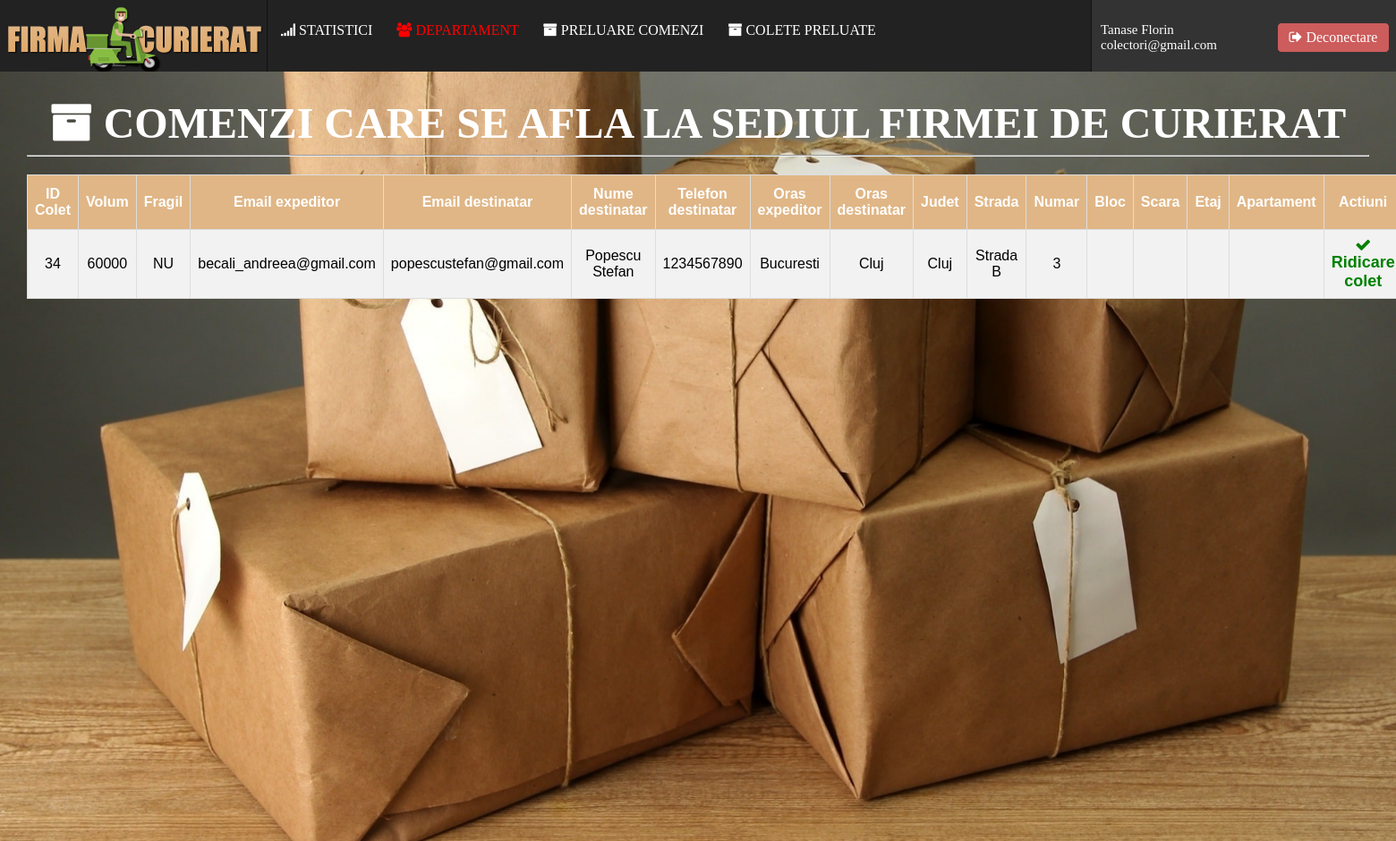
The page /angajati/ridicarecolet.php (signed in) on the database its author committed.
### tables this page shows
CREATE TABLE IF NOT EXISTS `angajati` (
  `AngajatID` int(11) NOT NULL AUTO_INCREMENT,
  `DepartamentID` int(11) DEFAULT NULL,
  `Email` varchar(64) NOT NULL,
  `Parola` varchar(256) NOT NULL,
  `Nume` varchar(20) NOT NULL,
  `Prenume` varchar(20) NOT NULL,
  `CNP` varchar(13) NOT NULL,
  `Telefon` varchar(12) NOT NULL,
  `Sex` char(1) NOT NULL,
  PRIMARY KEY (`AngajatID`),
  KEY `FK_DepartamentAngajat` (`DepartamentID`)
);

CREATE TABLE IF NOT EXISTS `colete` (
  `ColetID` int(11) NOT NULL AUTO_INCREMENT,
  `ExpeditorID` int(11) NOT NULL,
  `DestinatarID` int(11) NOT NULL,
  `ColectorID` int(11) DEFAULT NULL,
  `LivratorID` int(11) DEFAULT NULL,
  `Volum` int(11) NOT NULL,
  `Status` int(11) NOT NULL,
  `Mesaj` varchar(512) NOT NULL,
  `Timestamp` int(11) NOT NULL,
  `CostLivrare` float NOT NULL,
  PRIMARY KEY (`ColetID`),
  KEY `FK_Expeditor` (`ExpeditorID`),
  KEY `FK_Destinatar` (`DestinatarID`),
  KEY `FK_Colector` (`ColectorID`),
  KEY `FK_Livrator` (`LivratorID`)
);

CREATE TABLE IF NOT EXISTS `clienti` (
  `ClientID` int(11) NOT NULL AUTO_INCREMENT,
  `Email` varchar(64) NOT NULL,
  `Parola` varchar(256) DEFAULT NULL,
  `Telefon` varchar(12) DEFAULT NULL,
  `Nume` varchar(20) DEFAULT NULL,
  `Prenume` varchar(20) DEFAULT NULL,
  `Sex` char(1) DEFAULT NULL,
  `DataNasterii` datetime DEFAULT NULL,
  `Oras` varchar(20) DEFAULT NULL,
  `Judet` varchar(20) DEFAULT NULL,
  `Strada` varchar(40) DEFAULT NULL,
  `Numar` int(11) DEFAULT NULL,
  `Bloc` varchar(6) DEFAULT NULL,
  `Scara` varchar(6) DEFAULT NULL,
  `Etaj` int(11) DEFAULT NULL,
  `Apartament` int(11) DEFAULT NULL,
  `CodPostal` varchar(10) DEFAULT NULL,
  `CodAfiliat` varchar(20) DEFAULT NULL,
  `AfiliatID` int(11) DEFAULT NULL,
  `ContActivat` char(1) NOT NULL,
  PRIMARY KEY (`ClientID`),
  UNIQUE KEY `Email` (`Email`) USING BTREE,
  UNIQUE KEY `Telefon` (`Telefon`) USING BTREE,
  KEY `FK_AfiliatID` (`AfiliatID`)
);

### angajati/ridicarecolet.php (the view, shortened to what this page needs)
<?php
require_once("includes/Header.php");
?>
<font face="Trebuchet MS" size="7" color="white"><b><span class="fa fa-archive"></span> COMENZI CARE SE AFLA LA SEDIUL FIRMEI DE CURIERAT</b></font><hr>
<table id="comenzi">
  <tr>
    <th style="text-align:center;">ID Colet</th>
	<th style="text-align:center;">Volum</th>
	<th style="text-align:center;">Fragil</th>
	<th style="text-align:center;">Email expeditor</th>
	<th style="text-align:center;">Email destinatar</th>
	<th style="text-align:center;">Nume destinatar</th>
	<th style="text-align:center;">Telefon destinatar</th>
	<th style="text-align:center;">Oras expeditor</th>
	<th style="text-align:center;">Oras destinatar</th>
	<th style="text-align:center;">Judet</th>
	<th style="text-align:center;">Strada</th>
	<th style="text-align:center;">Numar</th>
	<th style="text-align:center;">Bloc</th>
	<th style="text-align:center;">Scara</th>
	<th style="text-align:center;">Etaj</th>
	<th style="text-align:center;">Apartament</th>
	<th style="text-align:center;">Actiuni</th>
  </tr>
<?php
$query = 'CALL RidicareColete_Livratori(' . $_SESSION['AngajatID'] . ');';
$res = mysqli_query($DB, $query);
while($user = mysqli_fetch_array($res)){
?>
  <tr>
	<td><?=$user['ColetID'];?></td>
	<td><?=$user['Volum'];?></td>
	<td><?php
		if($user['Fragil'] > 0) echo "DA";
		else echo "NU";?></td>
	<td><?=$user['EmailExpeditor'];?></td>
	<td><?=$user['EmailDestinatar'];?></td>
    <td><?php echo $user['Nume'] . ' ' . $user['Prenume'];?></td>
    <td><?=$user['Telefon'];?></td>
	<td><?=$user['OrasEXP'];?></td>
	<td><?=$user['OrasDEST'];?></td>
	<td><?=$user['Judet'];?></td>
	<td><?=$user['Strada'];?></td>
	<td><?=$user['Numar'];?></td>
    <td><?php
	?></td>
    <td><?php
	?></td>
    <td><?php
	?></td>
    <td><?php
	?></td>
	<td>
	<?php echo '<a href="actiunilivratori.php?action=1&angajatid='. $_SESSION['AngajatID'] .'&coletid=' . $user['ColetID'] . '"><b><font color="green" size="4"><span class="fa fa-check"></span> Ridicare colet</font></b></a><br>'; ?>
	</td>
  </tr>
<?php } ?>

### angajati/includes/Header.php (shortened to what this page needs)
<?php
require_once("includes/Config.php");
if(isset($_SESSION['AngajatID'])){
			$query = 'CALL GetAngajatData(' . $_SESSION['AngajatID'] . ');';
			$result = mysqli_query($DB, $query);
			mysqli_next_result($DB);
			$user = mysqli_fetch_array($result, MYSQLI_ASSOC);
}
else{
	Header('Location: login.php');
}
?>
<head>
	<link rel="stylesheet" href="https://maxcdn.bootstrapcdn.com/font-awesome/4.5.0/css/font-awesome.min.css">
</head>
<body>
	<div class="banner">
	<img src="images/logo.png" alt="LOGO">
	</div>
	<div class="userinfo">
		<div class="userinfoContent">
			<?php
				echo $user['Nume'] . ' ' . $user['Prenume'] . '<br>';
				echo $user['Email'] . '<br>';
			?>
		</div>
		<div class="logoutdiv">
             <a href="?logout">
                  <span class="fa fa-sign-out" style="display:inline;">  </span>Deconectare
              </a>
		</div>
	</div>
	<div class="menu">
	<a href="statistici.php"><span class="fa fa-signal"></span> STATISTICI</a>
	<?php
		$qr = 'SELECT EsteManager(' . $_SESSION['AngajatID'] . ');';
		$qr_res = mysqli_query($DB, $qr);
		$manager = mysqli_fetch_array($qr_res, MYSQLI_BOTH);
		if($manager[0] == 'DA'){
	?>
		<a href="manager.php"><font color="red"><span class="fa fa-users"></span> DEPARTAMENT</font></a>
	<?php }
		if($user['DepartamentID'] == 1){ ?>
	<a href="adaugaangajat.php"><span class="fa fa-plus"></span> ADAUGA UN ANGAJAT</a>
	<a href="angajati.php"><span class="fa fa-cogs"></span> CONTURI ANGAJATI</a>
	<a href="clienti.php"><span class="fa fa-cogs"></span> CONTURI CLIENTI</a>
	<a href="orase.php"><span class="fa fa-cogs"></span> ORASE</a>
	<?php }else if($user['DepartamentID'] == 2){ ?>
		<a href="crearepromotii.php"><span class="fa fa-star"></span> CREARE PROMOTII</a>
		<a href="atribuirepromotii.php"><span class="fa fa-star"></span> ATRIBUIRE PROMOTII</a>
	<?php }else if($user['DepartamentID'] == 3){ ?>
		<a href="preluarecomenzi.php"><span class="fa fa-archive"></span> PRELUARE COMENZI</a>
		<a href="coletepreluate.php"><span class="fa fa-archive"></span> COLETE PRELUATE</a>
	<?php }else if($user['DepartamentID'] == 4){ ?>
		<a href="ridicarecolet.php"><span class="fa fa-archive"></span> RIDICARE COLETE </a>
		<a href="coleteridicate.php"><span class="fa fa-archive"></span> COLETE RIDICATE</a>
	<?php } ?>
	</div>
	<div class="pagecontent"><center>

### angajati/includes/Header.php (style rules this page uses)
.menu { z-index:100; overflow: hidden; background-color: #222; border-left: 1px solid #111; border-right: 1px solid #111; position: fixed; top: 0; width: -moz-calc(100% - 640px); width: -webkit-calc(100% - 640px); width: -o-calc(100% - 640px); width: calc(100% - 640px); right:340px; height:55px; white-space: nowrap; padding-top:25px; }
.menu a { margin: 8px; padding-top:35px; font-family: Verdana; font-size:16px; transition:0.6s; margin-left:15px; }
.banner { background-color:#222; height: 80px; overflow: hidden; position: fixed; top: 0px; left:0; z-index:100; width: 300px; cursor: pointer; }
.userinfo { background-color:#333; height: 80px; overflow: hidden; position: fixed; top: 0px; right:0; z-index:100; width: 340px; text-align:left; }
.userinfoContent { padding:10px; font-family: Trebuchet MS; font-size:15; color:white; margin-top:15px; }
.pagecontent { margin-top:80px; background: url('images/background.jpg') no-repeat center; background-size: cover; background-attachment: fixed; min-height:100%; padding:30px; }
.logoutdiv { background-color: indianred; width: 110px; float:right; padding:7px; cursor:pointer; text-align:center; position:fixed; top:25px; right:7px; font-family: Trebuchet MS; border-radius:5px; border:1px solid #333; transition:0.6s; }
body { margin: 0; padding: 0; }
a { text-decoration:none; color: white; }

### angajati/ridicarecolet.php (style rules this page uses)
#comenzi { font-family: Arial, Helvetica, sans-serif; border-collapse: collapse; width: 70%; text-align:center; margin-top:20px; }
#comenzi td, #comenzi th { border: 1px solid #ddd; padding: 8px; }
#comenzi tr:nth-child(even) { background-color: #f2f2f2; }
#comenzi tr:nth-child(odd) { background-color: white; }
#comenzi th { padding-top: 12px; padding-bottom: 12px; text-align: left; background-color: #E0B686; color: white; }

### rows shown on the page
angajati: Nume "Tanase", Prenume "Florin", Email "colectori@gmail.com"
colete: ColetID "34", Volum "60000", clienti.Email "becali_andreea@gmail.com", clienti.Email "popescustefan@gmail.com", clienti.Nume "Popescu", clienti.Prenume "Stefan", clienti.Telefon "1234567890", clienti.Oras "Bucuresti", clienti.Oras "Cluj", clienti.Judet "Cluj", clienti.Strada "Strada B", clienti.Numar "3"
